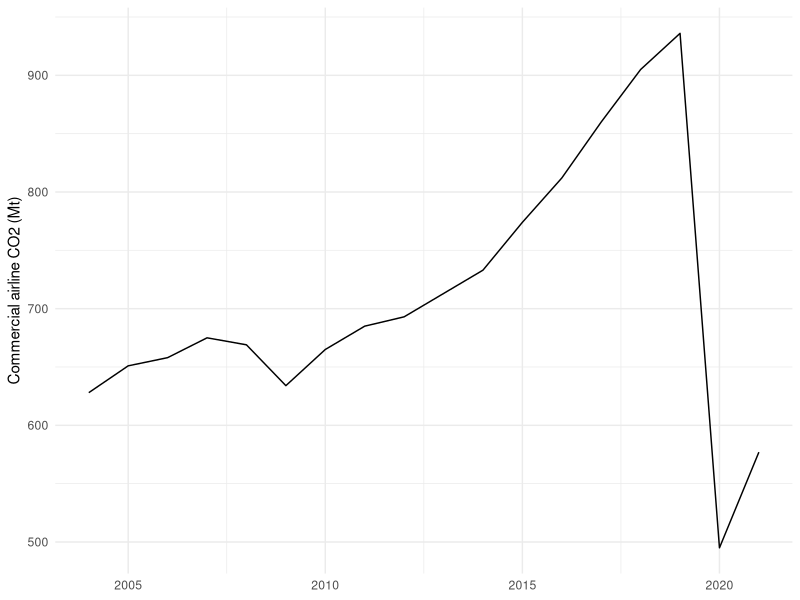

The R script that drew this image:
## ---- chunk 1
library(tidyverse)

# --------- set defaults -----------
knitr::opts_chunk$set(
  echo = FALSE)
ggplot2::theme_set(theme_minimal())
## ---- chunk 2
#https://www.iata.org/en/iata-repository/publications/economic-reports/airline-industry-economic-performance---2015-end-year---tables/
#https://www.iata.org/en/iata-repository/publications/economic-reports/airline-industry-economic-performance---december-2019---data-tables/
#https://www.iata.org/en/iata-repository/publications/economic-reports/airline-industry-economic-performance---june-2022---data-tables/
iata_co2 <- 
  tribble(
    ~YEAR, ~CO2 
    ,2004, 628
    ,2005, 651
    ,2006, 658
    ,2007, 675
    ,2008, 669 
    ,2009, 634
    ,2010, 665
    ,2011, 685
    ,2012, 693
    #,2014, 709    # discrepancy across stats sheet
    ,2014, 733
    ,2015, 774
    ,2016, 812
    ,2017, 860
    ,2018, 905
    ,2019, 936
    ,2020, 495
    ,2021, 577
  )

iata_co2 %>% 
  ggplot() +
  geom_line(aes(x = YEAR, y = CO2, group = "iata")) +
  labs(x = NULL, y = "Commercial airline CO2 (Mt)")
